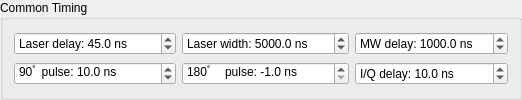
          <widget class="QGroupBox" name="groupBox">
           <property name="title">
            <string>Common Timing</string>
           </property>
           <layout class="QGridLayout" name="gridLayout_6">
            <item row="1" column="2">
             <widget class="QDoubleSpinBox" name="mdelayBox">
              <property name="prefix">
               <string>MW delay: </string>
              </property>
              <property name="suffix">
               <string> ns</string>
              </property>
              <property name="decimals">
               <number>1</number>
              </property>
              <property name="maximum">
               <double>999999999.000000000000000</double>
              </property>
              <property name="singleStep">
               <double>0.500000000000000</double>
              </property>
              <property name="value">
               <double>1000.000000000000000</double>
              </property>
             </widget>
            </item>
            <item row="1" column="1">
             <widget class="QDoubleSpinBox" name="lwidthBox">
              <property name="prefix">
               <string>Laser width: </string>
              </property>
              <property name="suffix">
               <string> ns</string>
              </property>
              <property name="decimals">
               <number>1</number>
              </property>
              <property name="maximum">
               <double>999999999.000000000000000</double>
              </property>
              <property name="singleStep">
               <double>0.500000000000000</double>
              </property>
              <property name="value">
               <double>5000.000000000000000</double>
              </property>
             </widget>
            </item>
            <item row="2" column="2">
             <widget class="QDoubleSpinBox" name="iqdelayBox">
              <property name="prefix">
               <string>I/Q delay: </string>
              </property>
              <property name="suffix">
               <string> ns</string>
              </property>
              <property name="decimals">
               <number>1</number>
              </property>
              <property name="maximum">
               <double>999999999.000000000000000</double>
              </property>
              <property name="singleStep">
               <double>0.500000000000000</double>
              </property>
              <property name="value">
               <double>10.000000000000000</double>
              </property>
             </widget>
            </item>
            <item row="1" column="0">
             <widget class="QDoubleSpinBox" name="ldelayBox">
              <property name="prefix">
               <string>Laser delay: </string>
              </property>
              <property name="suffix">
               <string> ns</string>
              </property>
              <property name="decimals">
               <number>1</number>
              </property>
              <property name="maximum">
               <double>999999999.000000000000000</double>
              </property>
              <property name="singleStep">
               <double>0.500000000000000</double>
              </property>
              <property name="value">
               <double>45.000000000000000</double>
              </property>
             </widget>
            </item>
            <item row="2" column="1">
             <widget class="QDoubleSpinBox" name="tp2widthBox">
              <property name="prefix">
               <string>180ﾟ　pulse: </string>
              </property>
              <property name="suffix">
               <string> ns</string>
              </property>
              <property name="decimals">
               <number>1</number>
              </property>
              <property name="minimum">
               <double>-1.000000000000000</double>
              </property>
              <property name="maximum">
               <double>999999999.000000000000000</double>
              </property>
              <property name="singleStep">
               <double>0.500000000000000</double>
              </property>
              <property name="value">
               <double>-1.000000000000000</double>
              </property>
             </widget>
            </item>
            <item row="2" column="0">
             <widget class="QDoubleSpinBox" name="tpwidthBox">
              <property name="prefix">
               <string>90ﾟ pulse: </string>
              </property>
              <property name="suffix">
               <string> ns</string>
              </property>
              <property name="decimals">
               <number>1</number>
              </property>
              <property name="maximum">
               <double>999999999.000000000000000</double>
              </property>
              <property name="singleStep">
               <double>0.500000000000000</double>
              </property>
              <property name="value">
               <double>10.000000000000000</double>
              </property>
             </widget>
            </item>
           </layout>
          </widget>
